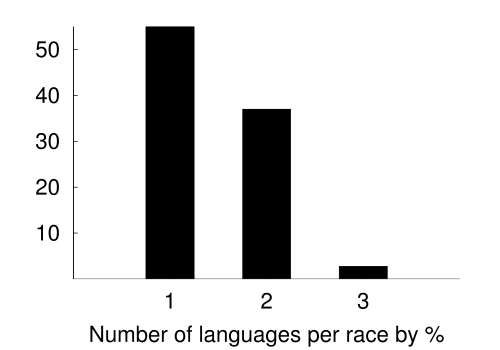

This figure's gnuplot source:
reset
set terminal postscript eps enhanced "NimbusSanL-Regu, 32"
set style data histograms
set style histogram rowstacked

set xlabel "Number of languages per race by %"
set boxwidth 0.8
set style fill solid border -1

unset key
set border 2
set xtics border in scale 1,0.5 nomirror scale .5
set xtics nomirror
set ytics (10, 20, 30, 40, 50) nomirror
set boxwidth 0.5 absolute
set xzeroaxis ls 1

set yrange [0:55]

plot \
	'race-languages.dat' using 2:xticlabels(1)
